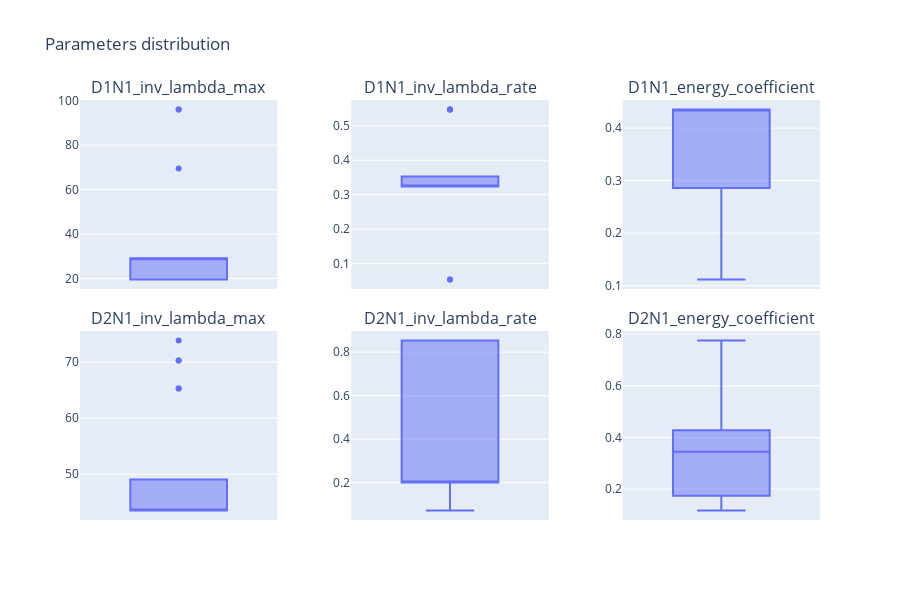

Notebook code cell kept with this figure:
### Code cell
viewer.box_plot(3)

### Figure 1 — Plotly figure (JSON) as saved in the notebook; plotly's stock layout.template omitted (floating-point values rounded to 4 significant figures)
{"data": [{"alignmentgroup": "True", "hovertemplate": "D1N1_inv_lambda_max=%{y}<extra></extra>", "legendgroup": "", "marker": {"color": "#636efa"}, "name": "", "notched": false, "offsetgroup": "", "orientation": "v", "showlegend": false, "type": "box", "x0": " ", "xaxis": "x", "y": [25.35, 29.16, 29.16, 29.16, 29.16, 29.16, 29.16, 29.16, 19.55, 19.55, 25.35, 29.16, 29.16, 25.35, 29.16, 19.55, 19.55, 19.55, 19.55, 19.55, 96.07, 69.5, 96.07], "y0": " ", "yaxis": "y"}, {"alignmentgroup": "True", "hovertemplate": "D1N1_inv_lambda_rate=%{y}<extra></extra>", "legendgroup": "", "marker": {"color": "#636efa"}, "name": "", "notched": false, "offsetgroup": "", "orientation": "v", "showlegend": false, "type": "box", "x0": " ", "xaxis": "x2", "y": [0.5473, 0.3237, 0.3237, 0.3237, 0.3237, 0.3237, 0.3237, 0.3237, 0.3237, 0.3237, 0.5473, 0.3237, 0.3527, 0.5473, 0.3237, 0.3237, 0.3527, 0.3527, 0.3237, 0.3527, 0.05401, 0.3363, 0.05401], "y0": " ", "yaxis": "y2"}, {"alignmentgroup": "True", "hovertemplate": "D1N1_energy_coefficient=%{y}<extra></extra>", "legendgroup": "", "marker": {"color": "#636efa"}, "name": "", "notched": false, "offsetgroup": "", "orientation": "v", "showlegend": false, "type": "box", "x0": " ", "xaxis": "x3", "y": [0.3026, 0.4355, 0.4355, 0.4355, 0.4355, 0.4355, 0.4355, 0.4355, 0.4355, 0.4355, 0.4355, 0.2804, 0.2804, 0.1117, 0.4355, 0.4355, 0.4355, 0.4355, 0.3026, 0.2804, 0.1117, 0.2384, 0.4355], "y0": " ", "yaxis": "y3"}, {"alignmentgroup": "True", "hovertemplate": "D2N1_inv_lambda_max=%{y}<extra></extra>", "legendgroup": "", "marker": {"color": "#636efa"}, "name": "", "notched": false, "offsetgroup": "", "orientation": "v", "showlegend": false, "type": "box", "x0": " ", "xaxis": "x4", "y": [65.33, 43.53, 43.53, 43.53, 43.53, 43.53, 43.53, 43.53, 43.53, 43.53, 43.53, 49.07, 49.07, 70.3, 43.53, 43.53, 43.53, 43.53, 65.33, 49.07, 70.3, 73.89, 43.53], "y0": " ", "yaxis": "y4"}, {"alignmentgroup": "True", "hovertemplate": "D2N1_inv_lambda_rate=%{y}<extra></extra>", "legendgroup": "", "marker": {"color": "#636efa"}, "name": "", "notched": false, "offsetgroup": "", "orientation": "v", "showlegend": false, "type": "box", "x0": " ", "xaxis": "x5", "y": [0.1905, 0.201, 0.201, 0.201, 0.201, 0.201, 0.201, 0.201, 0.201, 0.201, 0.8536, 0.201, 0.201, 0.8124, 0.8536, 0.8536, 0.8536, 0.8536, 0.1905, 0.8536, 0.8124, 0.07218, 0.8536], "y0": " ", "yaxis": "y5"}, {"alignmentgroup": "True", "hovertemplate": "D2N1_energy_coefficient=%{y}<extra></extra>", "legendgroup": "", "marker": {"color": "#636efa"}, "name": "", "notched": false, "offsetgroup": "", "orientation": "v", "showlegend": false, "type": "box", "x0": " ", "xaxis": "x6", "y": [0.4557, 0.3451, 0.3451, 0.3451, 0.3451, 0.3451, 0.3451, 0.3451, 0.3451, 0.3451, 0.4557, 0.3451, 0.3451, 0.7759, 0.1171, 0.1171, 0.1171, 0.1171, 0.1171, 0.1171, 0.7759, 0.5659, 0.4557], "y0": " ", "yaxis": "y6"}], "layout": {"annotations": [{"font": {"size": 16}, "showarrow": false, "text": "D1N1_inv_lambda_max", "x": 0.1333, "xanchor": "center", "xref": "paper", "y": 1, "yanchor": "bottom", "yref": "paper"}, {"font": {"size": 16}, "showarrow": false, "text": "D1N1_inv_lambda_rate", "x": 0.5, "xanchor": "center", "xref": "paper", "y": 1, "yanchor": "bottom", "yref": "paper"}, {"font": {"size": 16}, "showarrow": false, "text": "D1N1_energy_coefficient", "x": 0.8667, "xanchor": "center", "xref": "paper", "y": 1, "yanchor": "bottom", "yref": "paper"}, {"font": {"size": 16}, "showarrow": false, "text": "D2N1_inv_lambda_max", "x": 0.1333, "xanchor": "center", "xref": "paper", "y": 0.45, "yanchor": "bottom", "yref": "paper"}, {"font": {"size": 16}, "showarrow": false, "text": "D2N1_inv_lambda_rate", "x": 0.5, "xanchor": "center", "xref": "paper", "y": 0.45, "yanchor": "bottom", "yref": "paper"}, {"font": {"size": 16}, "showarrow": false, "text": "D2N1_energy_coefficient", "x": 0.8667, "xanchor": "center", "xref": "paper", "y": 0.45, "yanchor": "bottom", "yref": "paper"}], "height": 600, "title": {"text": "Parameters distribution"}, "width": 900, "xaxis": {"anchor": "y", "domain": [0, 0.2667]}, "xaxis2": {"anchor": "y2", "domain": [0.3667, 0.6333]}, "xaxis3": {"anchor": "y3", "domain": [0.7333, 1]}, "xaxis4": {"anchor": "y4", "domain": [0, 0.2667]}, "xaxis5": {"anchor": "y5", "domain": [0.3667, 0.6333]}, "xaxis6": {"anchor": "y6", "domain": [0.7333, 1]}, "yaxis": {"anchor": "x", "domain": [0.55, 1]}, "yaxis2": {"anchor": "x2", "domain": [0.55, 1]}, "yaxis3": {"anchor": "x3", "domain": [0.55, 1]}, "yaxis4": {"anchor": "x4", "domain": [0, 0.45]}, "yaxis5": {"anchor": "x5", "domain": [0, 0.45]}, "yaxis6": {"anchor": "x6", "domain": [0, 0.45]}}}
